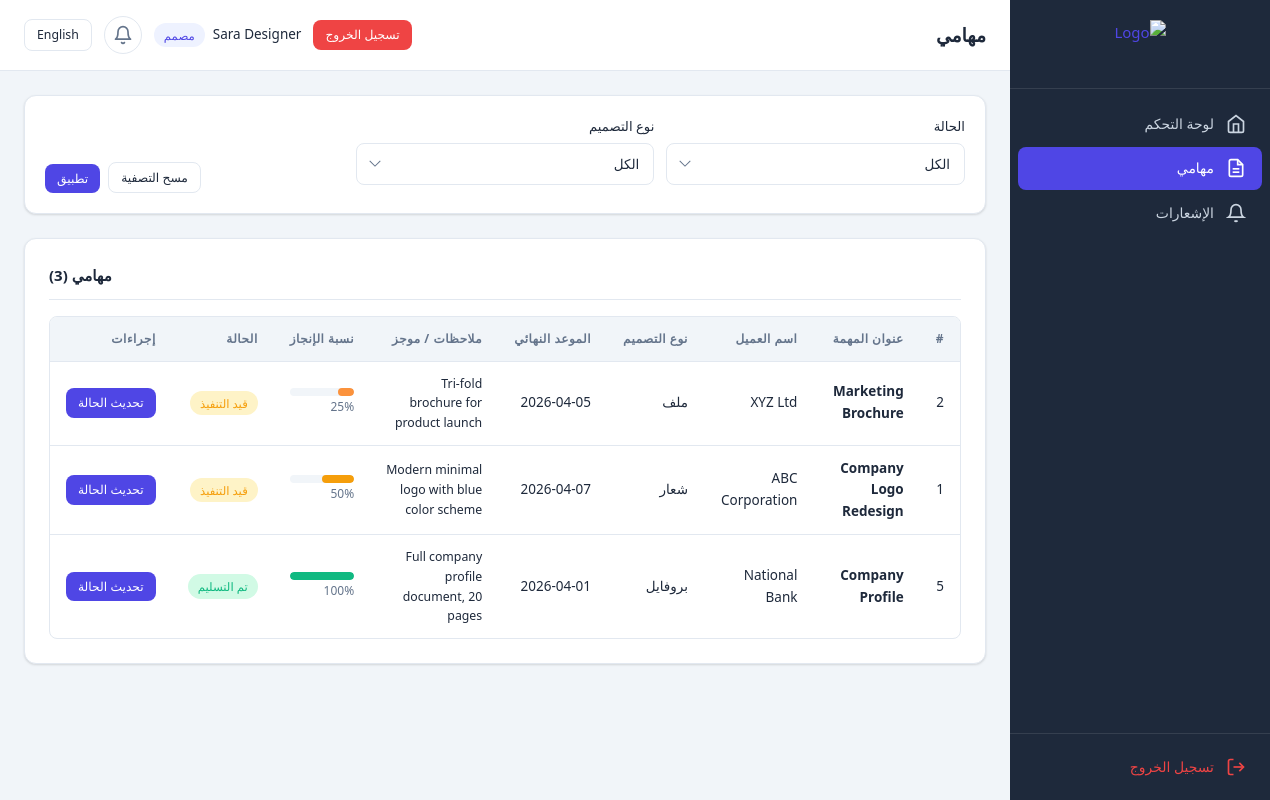
/designer/my_tasks.php (signed in), run on the app's committed database.
### tables this page shows
CREATE TABLE IF NOT EXISTS `tasks` (
    `id` INT UNSIGNED NOT NULL AUTO_INCREMENT,
    `title` VARCHAR(255) NOT NULL,
    `client_name` VARCHAR(150) NOT NULL,
    `design_type` ENUM('file', 'logo', 'design', 'motion_design', 'profile') NOT NULL,
    `notes` TEXT NULL,
    `deadline` DATE NULL,
    `assigned_to` INT UNSIGNED NOT NULL,
    `progress_percentage` TINYINT UNSIGNED NOT NULL DEFAULT 0,
    `status` ENUM('new', 'in_progress', 'delivered') NOT NULL DEFAULT 'new',
    `file_path` TEXT NULL DEFAULT NULL,
    `created_by` INT UNSIGNED NOT NULL,
    `created_at` DATETIME NOT NULL DEFAULT CURRENT_TIMESTAMP,
    `updated_at` DATETIME NOT NULL DEFAULT CURRENT_TIMESTAMP ON UPDATE CURRENT_TIMESTAMP,
    PRIMARY KEY (`id`),
    KEY `idx_assigned_to` (`assigned_to`),
    KEY `idx_status` (`status`),
    KEY `idx_design_type` (`design_type`),
    KEY `idx_deadline` (`deadline`),
    KEY `idx_created_by` (`created_by`),
    CONSTRAINT `fk_tasks_assigned_to` FOREIGN KEY (`assigned_to`) REFERENCES `users` (`id`) ON DELETE CASCADE,
    CONSTRAINT `fk_tasks_created_by` FOREIGN KEY (`created_by`) REFERENCES `users` (`id`) ON DELETE CASCADE
);

### includes/language.php (called while the page is built, shortened)
<?php
function loadLanguage() {
    $langFile = __DIR__ . '/../config/lang_' . $_SESSION['lang'] . '.php';
    return $lang;
}
function getCurrentLang() {
    return $_SESSION['lang'] ?? 'en';
}
function __($key) {
    global $lang;
    return $lang[$key] ?? $key;
}

### includes/auth.php (called while the page is built, shortened)
<?php
require_once __DIR__ . '/language.php';
$lang = loadLanguage();
function sanitize($input) {
    return htmlspecialchars(trim($input), ENT_QUOTES, 'UTF-8');
}

### includes/helpers.php (called while the page is built, shortened)
<?php
function formatDate($date, $format = 'Y-m-d') {
    return date($format, strtotime($date));
}
function getDesignTypeLabel($type) {
    $currentLang = getCurrentLang();
    $types = DESIGN_TYPES;
    return isset($types[$type]) ? $types[$type][$currentLang] : $type;
}
function getStatusLabel($status) {
    $currentLang = getCurrentLang();
    $statuses = TASK_STATUSES;
    return isset($statuses[$status]) ? $statuses[$status][$currentLang] : $status;
}
function getStatusClass($status) {
    $classes = [
        'new'         => 'badge-new',
        'in_progress' => 'badge-progress',
        'delivered'   => 'badge-delivered',
    ];
    return $classes[$status] ?? 'badge-default';
}
function getProgressColor($percentage) {
    if ($percentage >= 100) return 'progress-complete';
    if ($percentage >= 50)  return 'progress-mid';
    if ($percentage >= 25)  return 'progress-low';
    return 'progress-zero';
}
function isOverdue($deadline) {
    return strtotime($deadline) < strtotime('today');
}
function isDueToday($deadline) {
    return date('Y-m-d', strtotime($deadline)) === date('Y-m-d');
}

### designer/my_tasks.php (the view, shortened to what this page needs)
<?php
require_once __DIR__ . '/../includes/auth.php';
require_once __DIR__ . '/../includes/helpers.php';
$currentUser = getCurrentUser();
$pdo = getDBConnection();
$where = ["t.assigned_to = ?"];
$params = [$currentUser['id']];
$whereSQL = 'WHERE ' . implode(' AND ', $where);
$stmt = $pdo->prepare("
    SELECT t.*
    FROM tasks t
    $whereSQL
    ORDER BY
        CASE WHEN t.status = 'new' THEN 0
             WHEN t.status = 'in_progress' THEN 1
             ELSE 2 END,
        t.deadline ASC,
        t.created_at DESC
");
$stmt->execute($params);
$tasks = $stmt->fetchAll();
include __DIR__ . '/../templates/header.php';
?>
<div class="filter-bar">
    <form method="GET" action="">
        <div class="filter-grid">
            <div class="form-group mb-1">
                <label class="form-label"><?= __('status') ?></label>
                <select name="status" class="form-control">
                    <option value=""><?= __('all') ?></option>
                </select>
            </div>
            <div class="form-group mb-1">
                <label class="form-label"><?= __('design_type') ?></label>
                <select name="design_type" class="form-control">
                    <option value=""><?= __('all') ?></option>
                </select>
            </div>
            <div class="filter-actions">
                <button type="submit" class="btn btn-primary btn-sm"><?= __('apply_filter') ?></button>
                <a href="/designer/my_tasks.php" class="btn btn-outline btn-sm"><?= __('clear_filter') ?></a>
            </div>
        </div>
    </form>
</div>
<div class="card">
    <div class="card-header">
        <h2 class="card-title"><?= __('nav_my_tasks') ?> (<?= count($tasks) ?>)</h2>
    </div>
    <?php if (empty($tasks)): ?>
    <div class="empty-state">
        <svg viewBox="0 0 24 24" fill="none" stroke="currentColor" stroke-width="1.5"><path d="M14 2H6a2 2 0 00-2 2v16a2 2 0 002 2h12a2 2 0 002-2V8z"/><polyline points="14 2 14 8 20 8"/></svg>
        <p><?= __('no_tasks') ?></p>
    </div>
    <?php else: ?>
    <div class="table-wrapper">
        <table>
            <thead>
                <tr>
                    <th>#</th>
                    <th><?= __('task_title') ?></th>
                    <th><?= __('client_name') ?></th>
                    <th><?= __('design_type') ?></th>
                    <th><?= __('deadline') ?></th>
                    <th><?= __('notes') ?></th>
                    <th><?= __('progress') ?></th>
                    <th><?= __('status') ?></th>
                    <th><?= __('actions') ?></th>
                </tr>
            </thead>
            <tbody>
                <?php foreach ($tasks as $task): ?>
                <tr>
                    <td><?= $task['id'] ?></td>
                    <td><strong><?= sanitize($task['title']) ?></strong></td>
                    <td><?= sanitize($task['client_name']) ?></td>
                    <td><?= getDesignTypeLabel($task['design_type']) ?></td>
                    <td>
                        <?php if ($task['deadline']): ?>
                            <span class="<?= isOverdue($task['deadline']) && $task['status'] !== 'delivered' ? 'deadline-overdue' : (isDueToday($task['deadline']) ? 'deadline-today' : '') ?>">
                                <?= formatDate($task['deadline']) ?>
                            </span>
                        <?php endif; ?>
                    </td>
                    <td class="text-small"><?= sanitize(mb_substr($task['notes'] ?? '', 0, 60)) ?><?= mb_strlen($task['notes'] ?? '') > 60 ? '...' : '' ?></td>
                    <td>
                        <div class="progress-bar-container <?= getProgressColor($task['progress_percentage']) ?>">
                            <div class="progress-bar" style="width: <?= (int)$task['progress_percentage'] ?>%"></div>
                        </div>
                        <span class="progress-text"><?= (int)$task['progress_percentage'] ?>%</span>
                    </td>
                    <td><span class="badge status-badge <?= getStatusClass($task['status']) ?>"><?= getStatusLabel($task['status']) ?></span></td>
                    <td>
                        <a href="/designer/my_tasks.php?update=<?= $task['id'] ?>" class="btn btn-sm btn-primary"><?= __('update_status') ?></a>
                    </td>
                </tr>
                <?php endforeach; ?>
            </tbody>
        </table>
    </div>
    <?php endif; ?>
</div>
<?php include __DIR__ . '/../templates/footer.php'; ?>

### assets/css/rtl.css (style rules this page uses)
.rtl { text-align: right; }
.rtl th, .rtl td { text-align: right; }
.rtl .form-group { text-align: right; }
.rtl select.form-control { background-position: left 12px center; padding-left: 36px; padding-right: 14px; }
.rtl .card-header { flex-direction: row-reverse; }
.rtl .filter-actions { flex-direction: row-reverse; }

### data on the page
tasks: id "2", title "Marketing Brochure", client_name "XYZ Ltd", design_type "ملف", deadline "2026-04-05", notes "Tri-fold brochure for product launch", progress_percentage "25", status "قيد التنفيذ"
tasks: id "1", title "Company Logo Redesign", client_name "ABC Corporation", design_type "شعار", deadline "2026-04-07", notes "Modern minimal logo with blue color scheme", progress_percentage "50", status "قيد التنفيذ"
tasks: id "5", title "Company Profile", client_name "National Bank", design_type "بروفايل", deadline "2026-04-01", notes "Full company profile document, 20 pages", progress_percentage "100", status "تم التسليم"

### other printed values
__('nav_dashboard') "لوحة التحكم"
__('nav_my_tasks') "مهامي"
__('notifications') "الإشعارات"
__('logout') "تسجيل الخروج"
$pageName "مهامي"
__('nav_language') "English"
$currentUser['full_name'] "Sara Designer"
__('role_designer') "مصمم"
__('status') "الحالة"
__('design_type') "نوع التصميم"
__('apply_filter') "تطبيق"
__('clear_filter') "مسح التصفية"
count($tasks) "3"
__('task_title') "عنوان المهمة"
__('client_name') "اسم العميل"
